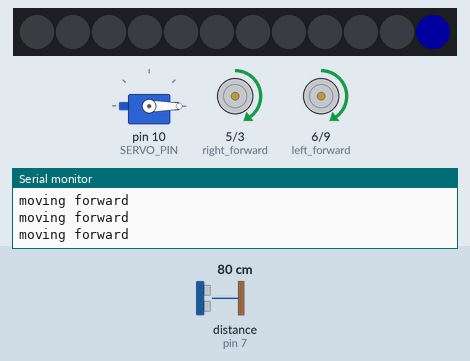
This sketch was run on a simulated Arduino Uno, built with avr-gcc and run on an emulated ATmega328P. Shown: 12 RGB LEDs in strip order, left to right, servo, motor-driver pin pairs drawn as motors (green arrow = first pin HIGH = forward, orange = second pin HIGH = backward, longer = more drive), the last lines printed to the serial monitor. The inputs (shaded band) are chosen by the test bench; at power-on: distance to the obstacle (sensor on pin 7) 80 cm. The echo pulse lasts 58.3 µs per cm; dim RGB values are drawn brighter than linear.

Above: at 5.0 s.
5.1 s: distance to the obstacle (sensor on pin 7) set to 27 cm
At 5.6 s:
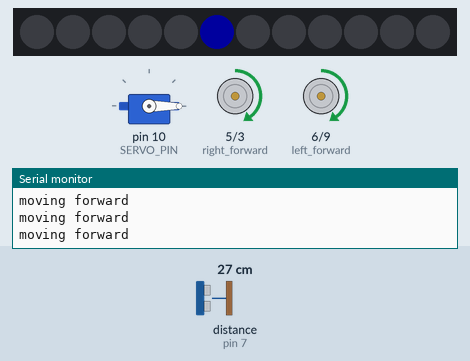
6.6 s: distance to the obstacle (sensor on pin 7) set to 22 cm
At 7.8 s:
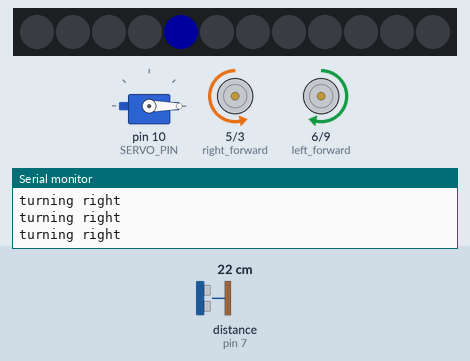
8.2 s: distance to the obstacle (sensor on pin 7) set to 9 cm
At 9.4 s:
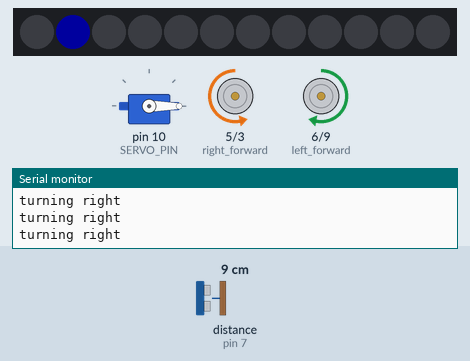
9.8 s: distance to the obstacle (sensor on pin 7) set to 60 cm
At 11.0 s:
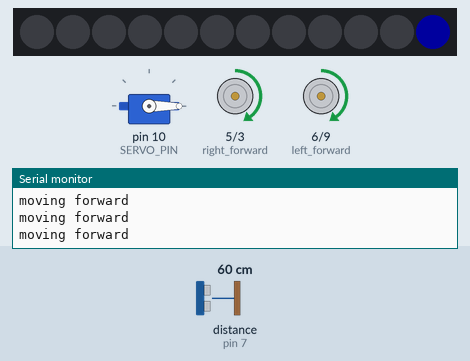
Timing chart, 0 to 12.4 s (numbered marks = the images above; inputs shaded):
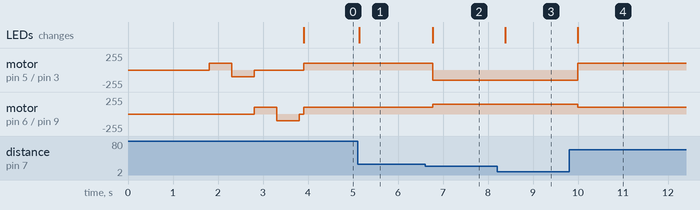

Measured:
- the behaviour switches between 25 and 24 cm on distance to the obstacle (sensor on pin 7) (found by bisection; images 1 and 2)
- after the input at 5.1 s, the LEDs: change at once (image 1)
- after the input at 6.6 s, motor on pin 5 (right_forward) / pin 3 (right_reverse): forward 100/255 → backward 150/255 after 0.17 s; motor on pin 6 (left_forward) / pin 9 (left_reverse): forward 100/255 → forward 150/255 after 0.17 s; the LEDs: change after 0.17 s (image 2)
- after the input at 8.2 s, the LEDs: change after 0.18 s (image 3)
- after the input at 9.8 s, motor on pin 5 (right_forward) / pin 3 (right_reverse): backward 150/255 → forward 100/255 after 0.19 s; motor on pin 6 (left_forward) / pin 9 (left_reverse): forward 150/255 → forward 100/255 after 0.19 s; the LEDs: change after 0.19 s (image 4)

The sketch:

collision-avoidance-ping-led-servo.ino
```cpp
#include <Adafruit_NeoPixel.h>
#include <Servo.h>
#include <NewPing.h>
#include <AFMotor.h>

// ping sensor
const int pingPin = 11;
int dist_in_cm = 100; // pick a high number to start

// This LED strip is used for distance feedback
// The closer we get to an object in front of us, the further up the blue pixel is on
#define SERVO_PIN 10
#define TRIGGER_PIN  8  // Arduino pin tied to trigger pin on the ultrasonic sensor.
#define ECHO_PIN     7  // Arduino pin tied to echo pin on the ultrasonic sensor.
#define MAX_DISTANCE 150 // Maximum distance we want to ping for (in centimeters). Maximum sensor distance is rated at 400-500cm.

#define LED_PIN 12 // connect the Data from the strip to this pin on the Arduino
#define NUMBER_PIXELS 12 // the number of pixels in your LED strip

NewPing sonar(TRIGGER_PIN, ECHO_PIN, MAX_DISTANCE); // NewPing setup of pins and maximum distance.
Adafruit_NeoPixel strip = Adafruit_NeoPixel(NUMBER_PIXELS, LED_PIN, NEO_GRB + NEO_KHZ800);
Servo servo;

int old_strip_index = 0;
int new_strip_index = 0;
int power_turn_level = 150; /* power on turns */

// motor pins.  Note that only pins 2,5,6,9 and 10 can be used for pwm
int right_forward = 5;
int right_reverse = 3;
int left_forward = 6;
int left_reverse = 9;

// adjust these till the robot goes streight to compensate for motor differences
// these are for a 9v setting
int power_forward_right = 100; /* half power on turns */
int power_forward_left = 100; /* half power on turns */
int test_delay = 500; // 1/2 second for initial motor tests


// try this time to make a right turn just above 90 degrees
int delay_time_ninty_turn = 300;
// if we are under this distance, make a turn.  For higher power, make this larger
int cm_for_turn = 25;
int delay_time_forward = 100;

void setup() {
  Serial.begin(9600);
  pinMode(right_forward, OUTPUT);
  pinMode(right_reverse, OUTPUT);
  pinMode(left_forward, OUTPUT);
  pinMode(left_reverse, OUTPUT);

  // flash LED strip to confirm it is working
  strip.begin();
  strip.setPixelColor(0, 255, 0, 0);
  strip.show();
  delay(300);


  // attach and test servo
  servo.attach(SERVO_PIN);
  servo.write(0);
  delay(500);
  servo.write(-45);
  delay(500);
  servo.write(-45);
  delay(500);

  // Test motor connections
  analogWrite(right_forward, power_forward_right);
  delay(test_delay);
  analogWrite(right_forward, 0);

  analogWrite(right_reverse, power_forward_right);
  delay(test_delay);
  analogWrite(right_reverse, 0);

  analogWrite(left_forward, power_forward_left);
  delay(test_delay);
  analogWrite(left_forward, 0);

  analogWrite(left_reverse, power_forward_left);
  delay(test_delay);
  analogWrite(left_reverse, 0);


  // for debugging
  // Serial.println('Start');
}

void loop() {

  delay(100);

  // get the distance from the ping sensor in CM
  dist_in_cm = sonar.ping_cm();
  new_strip_index = dist_in_cm / 5;

  // don't go over the max
  if (new_strip_index > (NUMBER_PIXELS - 1)) {
    new_strip_index = 11;
  }

  // only draw if there is a change
  if ( old_strip_index != new_strip_index) {
    // erase the old strip
     for (int i=0; i < NUMBER_PIXELS; i++)
        strip.setPixelColor(i, 0, 0, 0);
    // turn on new value to a light blue
     strip.setPixelColor(new_strip_index, 0, 0, 30);
     strip.show();
  };

  // if there is something in front, turn right
  if (dist_in_cm < cm_for_turn) {
      turn_right();
    } else {
      move_forward();
    }

  // Serial.print(" new=");
  // Serial.print(new_strip_index);

}

void turn_right() {
  Serial.println("turning right");
  analogWrite(right_forward, LOW);
  analogWrite(right_reverse, power_turn_level);
  analogWrite(left_forward, power_turn_level);
  analogWrite(left_reverse, LOW);
  delay(delay_time_ninty_turn);
}

void move_forward() {
  Serial.println("moving forward");
  analogWrite(right_forward, power_forward_right);
  analogWrite(right_reverse, LOW);
  analogWrite(left_forward, power_forward_left);
  analogWrite(left_reverse, LOW);
  delay(delay_time_forward);
}


int get_distance_cm()
{
  long duration, cm=0;
  pinMode(pingPin, OUTPUT);
  digitalWrite(pingPin, LOW);
  delayMicroseconds(2);
  digitalWrite(pingPin, HIGH);
  delayMicroseconds(5);
  digitalWrite(pingPin, LOW);
  // The same pin is used to read the signal from the PING))): a HIGH
  // pulse whose duration is the time (in microseconds) from the sending
  // of the ping to the reception of its echo off of an object.
  pinMode(pingPin, INPUT);
  duration = pulseIn(pingPin, HIGH);
  // convert the time into a distance
  cm = microsecondsToCentimeters(duration);
  Serial.print(" cm=");
  Serial.println(cm);
  return cm;
}

long microsecondsToCentimeters(long microseconds)
{
  // The speed of sound is 340 m/s or 29 microseconds per centimeter.
  // The ping travels out and back, so to find the distance of the
  // object we take half of the distance travelled.
  return microseconds / 29 / 2;
}
```
